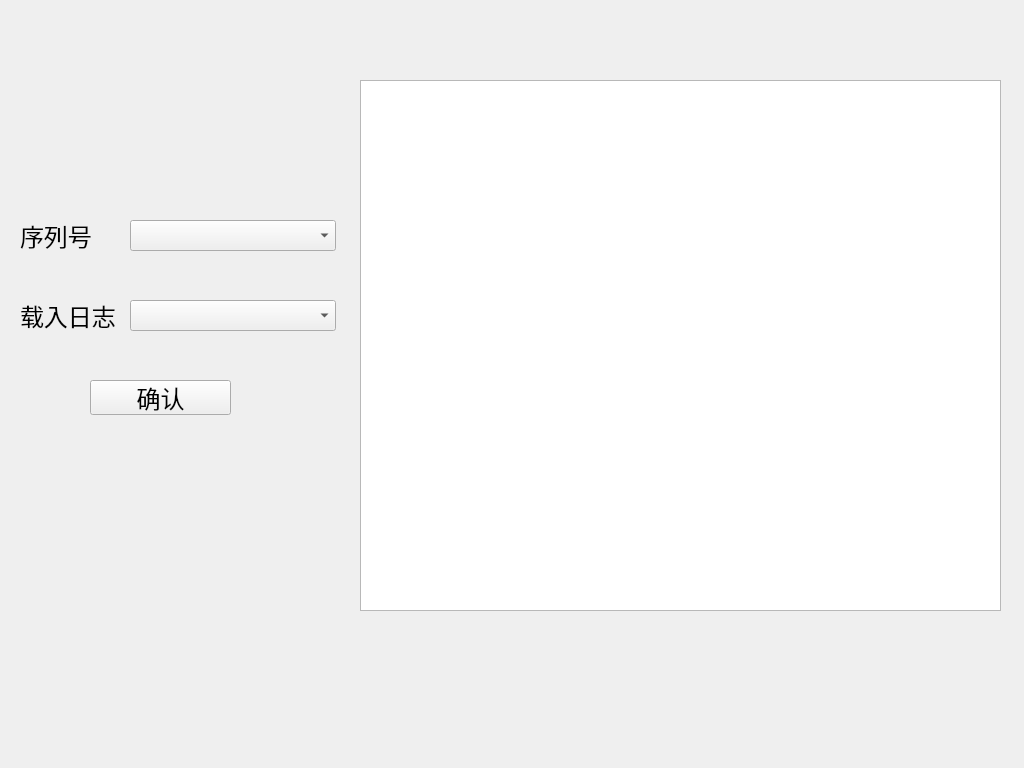
<?xml version="1.0" encoding="UTF-8"?>
<ui version="4.0">
 <class>TestResultInfo</class>
 <widget class="QWidget" name="TestResultInfo">
  <property name="geometry">
   <rect>
    <x>0</x>
    <y>0</y>
    <width>1024</width>
    <height>768</height>
   </rect>
  </property>
  <property name="windowTitle">
   <string>Form</string>
  </property>
  <widget class="QTextBrowser" name="textBrowser">
   <property name="geometry">
    <rect>
     <x>360</x>
     <y>80</y>
     <width>641</width>
     <height>531</height>
    </rect>
   </property>
   <property name="font">
    <font>
     <pointsize>14</pointsize>
    </font>
   </property>
  </widget>
  <widget class="QComboBox" name="comboBox">
   <property name="geometry">
    <rect>
     <x>130</x>
     <y>300</y>
     <width>206</width>
     <height>31</height>
    </rect>
   </property>
   <property name="font">
    <font>
     <pointsize>18</pointsize>
    </font>
   </property>
  </widget>
  <widget class="QPushButton" name="pushButton">
   <property name="geometry">
    <rect>
     <x>90</x>
     <y>380</y>
     <width>141</width>
     <height>35</height>
    </rect>
   </property>
   <property name="font">
    <font>
     <pointsize>18</pointsize>
    </font>
   </property>
   <property name="text">
    <string>确认</string>
   </property>
  </widget>
  <widget class="QLabel" name="label">
   <property name="geometry">
    <rect>
     <x>20</x>
     <y>300</y>
     <width>111</width>
     <height>31</height>
    </rect>
   </property>
   <property name="font">
    <font>
     <pointsize>18</pointsize>
    </font>
   </property>
   <property name="text">
    <string>载入日志</string>
   </property>
  </widget>
  <widget class="QLabel" name="label_2">
   <property name="geometry">
    <rect>
     <x>20</x>
     <y>220</y>
     <width>111</width>
     <height>31</height>
    </rect>
   </property>
   <property name="font">
    <font>
     <pointsize>18</pointsize>
    </font>
   </property>
   <property name="text">
    <string>序列号</string>
   </property>
  </widget>
  <widget class="QComboBox" name="comboBox_2">
   <property name="geometry">
    <rect>
     <x>130</x>
     <y>220</y>
     <width>206</width>
     <height>31</height>
    </rect>
   </property>
   <property name="font">
    <font>
     <pointsize>18</pointsize>
    </font>
   </property>
  </widget>
 </widget>
 <resources/>
 <connections/>
</ui>
